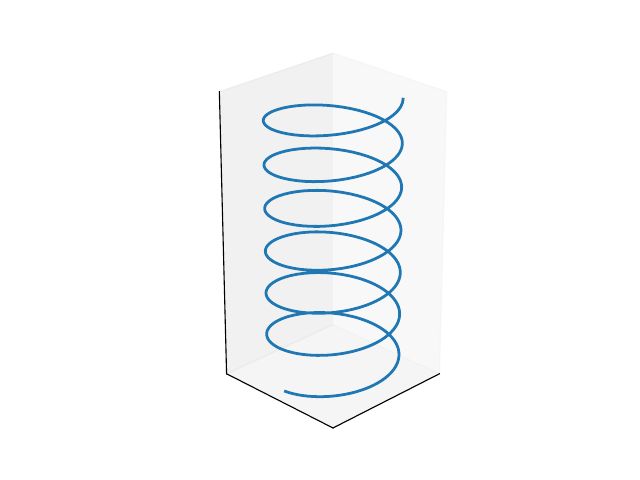

The script that saved this image:
import numpy as np
import matplotlib.pyplot as plt


t = np.linspace(0, 40, 1001)
x = np.cos(t)
y = np.sin(t)
z = t

fig = plt.figure()

ax = fig.add_subplot(projection='3d')

ax.set_box_aspect(aspect = (1,1,2))

ax.plot(x, y, z, linewidth=2)

ax.set_xticks([])
ax.set_yticks([])
ax.set_zticks([])

ax.view_init(elev=25, azim=45)


# fig.set_size_inches(9, 18)
fig.savefig('helice.pdf')

"""

for idx, (i, j) in enumerate([(0,1), (2,0)]):
    print(idx, (i, j))
    ax = fig.add_subplot(1, 2, idx+1, projection='3d')
    ax.plot(x, y, z, linewidth=2)

    ax.set_xticks([-2, 0, 2])
    ax.set_yticks([-2, 0, 2])

    ax.view_init(elev=30*j, azim=30*i)

fig.set_size_inches(12, 9)
plt.show()
"""


plt.show()
